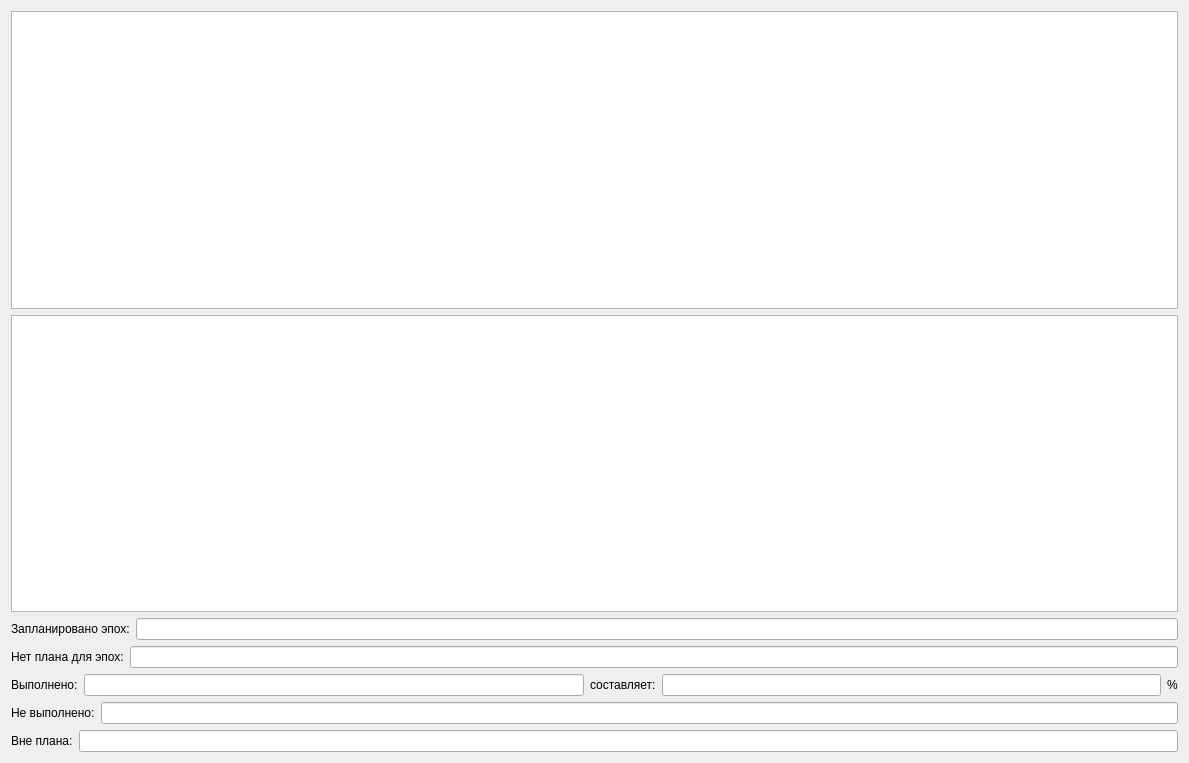
<?xml version="1.0" encoding="UTF-8"?>
<ui version="4.0">
 <class>FStatVRV</class>
 <widget class="QWidget" name="FStatVRV">
  <property name="windowModality">
   <enum>Qt::ApplicationModal</enum>
  </property>
  <property name="geometry">
   <rect>
    <x>0</x>
    <y>0</y>
    <width>1189</width>
    <height>763</height>
   </rect>
  </property>
  <property name="windowTitle">
   <string>Статистика измерительного суточного файла ВРВ</string>
  </property>
  <property name="windowIcon">
   <iconset resource="res.qrc">
    <normaloff>:/res/Stock graph.png</normaloff>:/res/Stock graph.png</iconset>
  </property>
  <layout class="QGridLayout" name="gridLayout">
   <item row="0" column="0">
    <widget class="QTableView" name="tv_plan"/>
   </item>
   <item row="1" column="0">
    <widget class="QTableView" name="tv_statvrv"/>
   </item>
   <item row="2" column="0">
    <layout class="QHBoxLayout" name="horizontalLayout">
     <item>
      <widget class="QLabel" name="label">
       <property name="text">
        <string>Запланировано эпох:</string>
       </property>
      </widget>
     </item>
     <item>
      <widget class="QLineEdit" name="le_plan">
       <property name="enabled">
        <bool>true</bool>
       </property>
       <property name="readOnly">
        <bool>true</bool>
       </property>
      </widget>
     </item>
    </layout>
   </item>
   <item row="3" column="0">
    <layout class="QHBoxLayout" name="horizontalLayout_2">
     <item>
      <widget class="QLabel" name="label_2">
       <property name="text">
        <string>Нет плана для эпох:</string>
       </property>
      </widget>
     </item>
     <item>
      <widget class="QLineEdit" name="le_noplan">
       <property name="enabled">
        <bool>true</bool>
       </property>
       <property name="readOnly">
        <bool>true</bool>
       </property>
      </widget>
     </item>
    </layout>
   </item>
   <item row="4" column="0">
    <layout class="QHBoxLayout" name="horizontalLayout_3">
     <item>
      <widget class="QLabel" name="label_3">
       <property name="text">
        <string>Выполнено:</string>
       </property>
      </widget>
     </item>
     <item>
      <widget class="QLineEdit" name="le_vip">
       <property name="enabled">
        <bool>true</bool>
       </property>
       <property name="readOnly">
        <bool>true</bool>
       </property>
      </widget>
     </item>
     <item>
      <widget class="QLabel" name="label_6">
       <property name="text">
        <string>составляет:</string>
       </property>
      </widget>
     </item>
     <item>
      <widget class="QLineEdit" name="le_proc">
       <property name="enabled">
        <bool>true</bool>
       </property>
       <property name="readOnly">
        <bool>true</bool>
       </property>
      </widget>
     </item>
     <item>
      <widget class="QLabel" name="label_7">
       <property name="text">
        <string>%</string>
       </property>
      </widget>
     </item>
    </layout>
   </item>
   <item row="5" column="0">
    <layout class="QHBoxLayout" name="horizontalLayout_4">
     <item>
      <widget class="QLabel" name="label_4">
       <property name="text">
        <string>Не выполнено:</string>
       </property>
      </widget>
     </item>
     <item>
      <widget class="QLineEdit" name="le_novip">
       <property name="enabled">
        <bool>true</bool>
       </property>
       <property name="readOnly">
        <bool>true</bool>
       </property>
      </widget>
     </item>
    </layout>
   </item>
   <item row="6" column="0">
    <layout class="QHBoxLayout" name="horizontalLayout_5">
     <item>
      <widget class="QLabel" name="label_5">
       <property name="text">
        <string>Вне плана:</string>
       </property>
      </widget>
     </item>
     <item>
      <widget class="QLineEdit" name="le_vne">
       <property name="enabled">
        <bool>true</bool>
       </property>
       <property name="readOnly">
        <bool>true</bool>
       </property>
      </widget>
     </item>
    </layout>
   </item>
  </layout>
 </widget>
 <resources>
  <include location="res.qrc"/>
 </resources>
 <connections/>
</ui>
